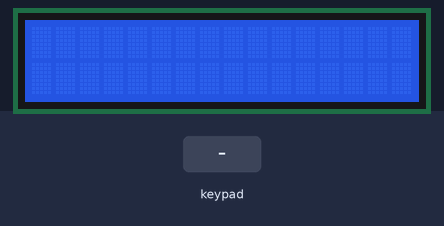
Bench run of a sketch on a simulated ESP32. Shown: 16×2 character LCD. Inputs (shaded band) come from the test bench.

Above: at 1.2 s.
1.3 s: keypad keys 1 4 2 7 2 6 2 5 # pressed 0.4 s apart
At 5.9 s:
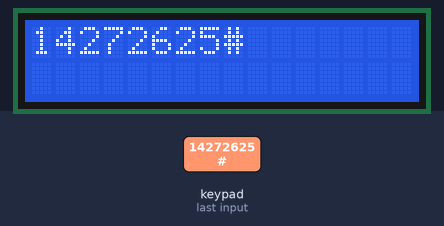
6.4 s: key 'A' pressed
At 7.5 s:
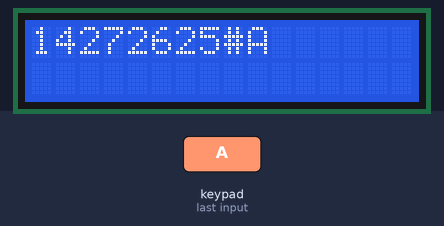
7.9 s: key 'B' pressed
At 8.5 s:
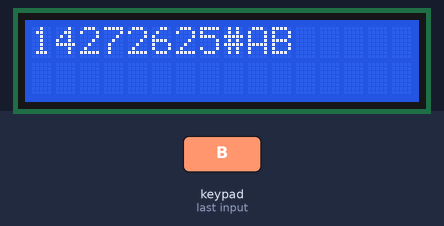
9.4 s: keypad keys 1 4 2 7 2 6 2 5 * pressed 0.4 s apart
At 13.5 s:
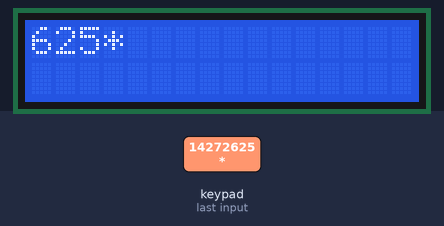
14.5 s: key 'C' pressed
At 15.7 s:
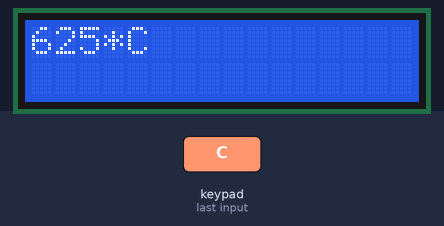
16.0 s: keypad keys 1 4 2 7 2 6 2 5 A pressed 0.4 s apart
At 19.7 s:
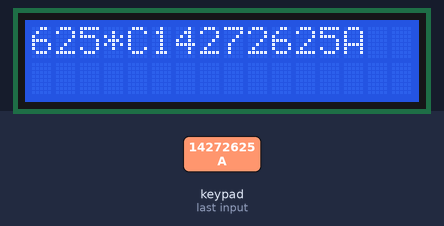
Timing chart, 0 to 21.2 s (numbered marks = the images above; inputs shaded):
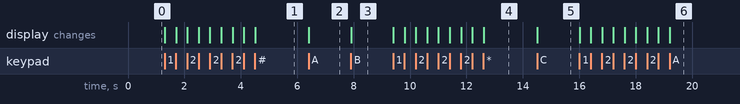

Measured:
- after the input at 1.3 s, the display: first changes at once (image 1 shows a later state)
- after the input at 6.4 s, the display: changes at once (image 2)
- after the input at 7.9 s, the display: changes at once (image 3)
- after the input at 9.4 s, the display: first changes at once (image 4 shows a later state)
- after the input at 14.5 s, the display: changes at once (image 5)
- after the input at 16.0 s, the display: first changes at once (image 6 shows a later state)

The sketch:

KEYPAD.ino
```cpp
#include "Arduino.h"
#include "Keypad.h"
#include "LiquidCrystal_I2C.h"
#define ROW_NUM 4
#define COLUMN_NUM 4
char keys[ROW_NUM][COLUMN_NUM]={
  {'1', '2', '3', 'A'},
  {'4', '5', '6', 'B'},
  {'7', '8', '9', 'C'},
  {'*', '0', '#', 'D'},
};
byte pin_rows[ROW_NUM]={14, 27, 26, 25};
byte pin_colomn[COLUMN_NUM] = {33, 32, 18, 19};
Keypad keypad = Keypad(makeKeymap(keys), pin_rows, pin_colomn, ROW_NUM, COLUMN_NUM);
LiquidCrystal_I2C lcd(0x27,16,2);
int cursorColumn =0;
void setup() {
  lcd.init();
  lcd.backlight();

}

void loop() {
  char key=keypad.getKey();
  if(key)
  {
    lcd.setCursor(cursorColumn, 0);
    lcd.print(key);
    cursorColumn++;
    if(cursorColumn==16)
    {
      lcd.clear();
      cursorColumn=0;
    }
  }

}
```
